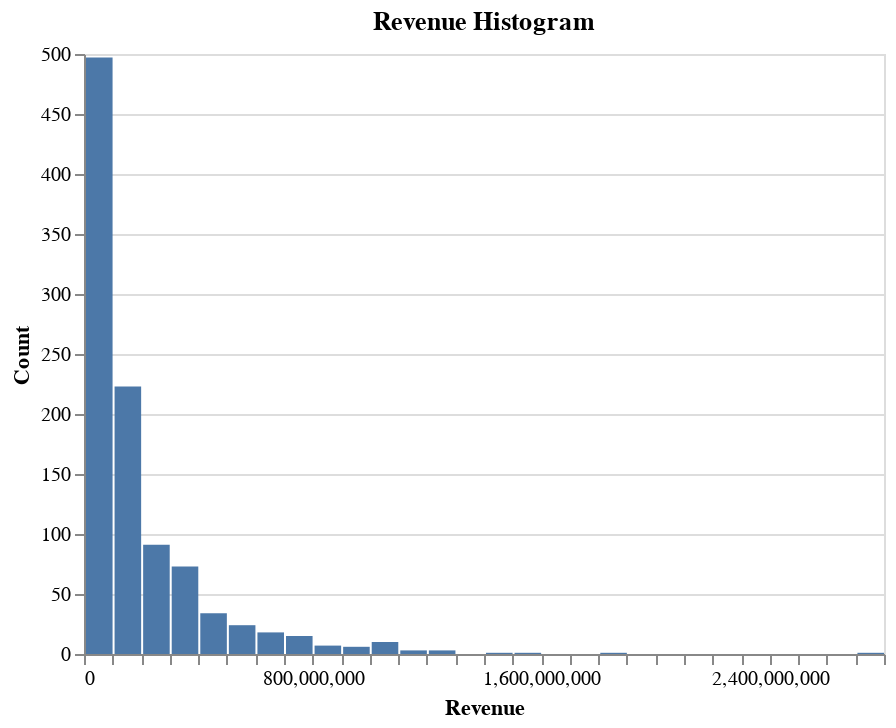

The notebook cell saved with this chart:
### Markdown cell above
**Question 2.6** <br> {points: 2}  

We want to find out if films made in collaboration produce more revenue, but first, it's a good idea to see how the revenue values are distributed in our data. 

What kind of films are included in our dataset? Do we only have big blockbuster films at our disposal or are there also smaller indie films in our dataset? 

Take a look at the `revenue` column from the `collab_df` dataframe.
Create a single histogram of the column, set the number of bins to `50`. Don't forget to give the plot a title and proper axis labels.

*Save the plot in an object named `revenue_plot`.*

### Code cell
revenue_plot = alt.Chart(collab_df).mark_bar().encode(
    alt.X('revenue', bin=alt.Bin(maxbins=50), title = "Revenue"),
    alt.Y('count()', title='Count')).properties(title="Revenue Histogram")
revenue_plot

### Figure 1 — Vega-Lite specification as saved in the notebook (floating-point values rounded to 4 significant figures; data arrays with more than 128 entries replaced by an {"elided": "..."} marker saying what was removed)
{"config": {"view": {"continuousWidth": 400, "continuousHeight": 300}}, "data": {"name": "data-8a96542618dae39d4c58df057e197640"}, "mark": "bar", "encoding": {"x": {"type": "quantitative", "bin": {"maxbins": 50}, "field": "revenue", "title": "Revenue"}, "y": {"type": "quantitative", "aggregate": "count", "title": "Count"}}, "title": "Revenue Histogram", "$schema": "https://vega.github.io/schema/vega-lite/v4.8.1.json", "datasets": {"data-8a96542618dae39d4c58df057e197640": {"elided": "1008 records"}}}
